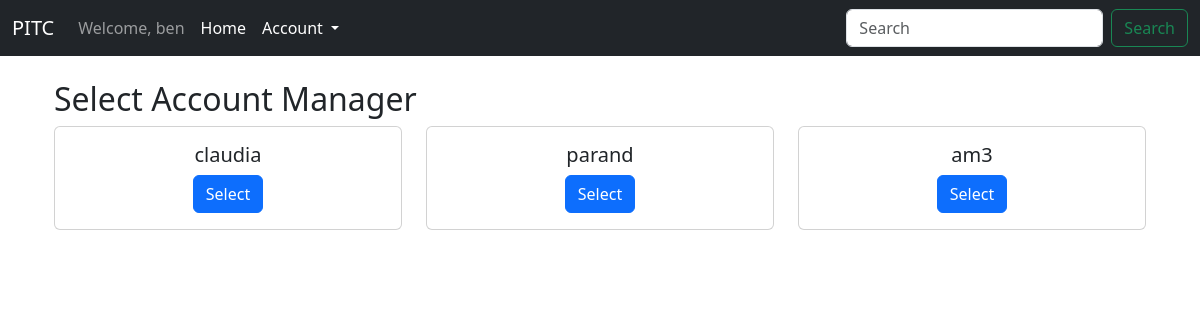
The app's page /select_account_manager/ (signed in) with its own data.
### bensApp/models.py (models this page shows)
class AccountManager(models.Model):
    user = models.OneToOneField(User,on_delete=models.CASCADE, null=True)
    name = models.CharField(max_length=100)

### bensApp/views.py (the view)
# urls.py: path('select_account_manager/', views.select_account_manager, name='select_account_manager'),
def select_account_manager(request):
    account_managers = AccountManager.objects.all()
    if request.method == 'POST':
        selected_account_manager_uname = request.POST['account_manager_username']
        request.session['selected_account_manager_username'] = selected_account_manager_uname
        return redirect('shop_for_services')
    return render(request, 'select_account_manager.html', {'account_managers': account_managers})

### bensApp/templates/select_account_manager.html (shortened to what this page needs)
{% extends 'base.html' %}
{% block content %}
  <div class="container">
    <h2>Select Account Manager</h2>
    <div class="row">
      {% for account_manager in account_managers %}
        <div class="col-md-4">
          <div class="card text-center">
            <div class="card-body">
              <h5 class="card-title">{{ account_manager.user.username }}</h5>
              <form method="POST">
                <button type="submit" class="btn btn-primary">Select</button>
              </form>
            </div>
          </div>
        </div>
      {% endfor %}
    </div>
  </div>
{% endblock %}

### bensApp/templates/navbar.html (shortened to what this page needs)
<nav class="navbar navbar-expand-lg navbar-dark bg-dark">
  <div class="container-fluid">
      <a class="navbar-brand" href="{% url 'home' %}"> PITC </a>
      <div class="collapse navbar-collapse" id="navbarSupportedContent">
          <ul class="navbar-nav me-auto mb-2 mb-lg-0">
              {% if user.is_authenticated %}
                  <li class="nav-item">
                      <a class="nav-link" href="#">Welcome, {{ user.username }}</a>
                  </li>
                  <li class="nav-item">
                    <a class="nav-link active" aria-current="page" href="{% url 'home' %}">Home</a>
                  </li>
                  <li class="nav-item dropdown">
                      <a class="nav-link dropdown-toggle active" href="#" id="navbarDropdown" role="button" data-bs-toggle="dropdown" aria-expanded="false">
                          Account
                      </a>
                  </li>
              {% else %}
                  <li class="nav-item">
                      <a class="nav-link" href="{% url 'home' %}">Login</a>
                  </li>
              {% endif %}
          </ul>
          <form class="d-flex" role="search">
              <input class="form-control me-2" type="search" placeholder="Search" aria-label="Search">
              <button class="btn btn-outline-success" type="submit">Search</button>
          </form>
      </div>
  </div>
</nav>

### records on screen
AccountManager: user.username "claudia"
AccountManager: user.username "parand"
AccountManager: user.username "am3"

### other values on screen
{{ user.username }} "ben"
